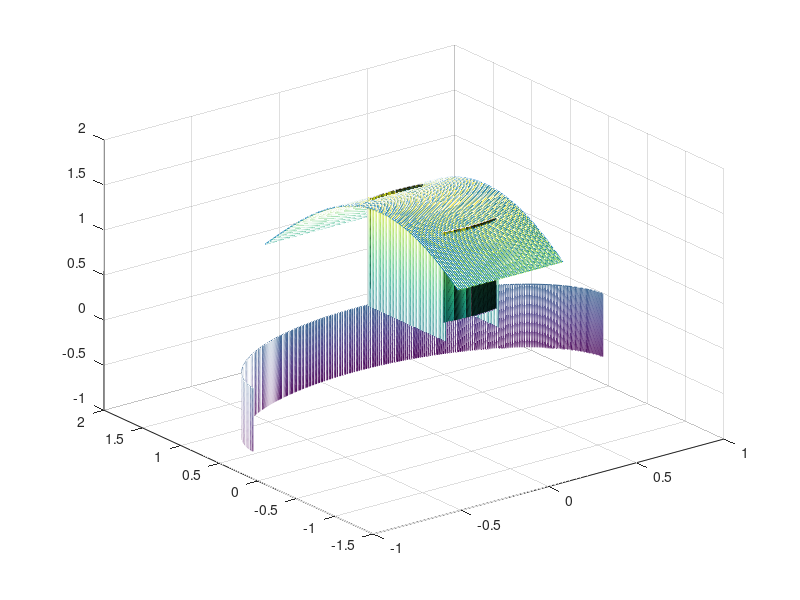

This chart was generated by the following MATLAB code:
%%%%%%%%%%%%%%%%%%%%%%%%%%%%%%%%%%%%%%%%%%%%%%%%%%%%%%%%%%%%%%%%%%%
%%%%%%%%%%%%%%%%%%%%%%%%%%%%%%%%%%%%%%%%%%%%%%%%%%%%%%%%%%%%%%%%%%%
%%
%% Arte con Octave
%%
%%%%%%%%%%%%%%%%%%%%%%%%%%%%%%%%%%%%%%%%%%%%%%%%%%%%%%%%%%%%%%%%%%%
%%%%%%%%%%%%%%%%%%%%%%%%%%%%%%%%%%%%%%%%%%%%%%%%%%%%%%%%%%%%%%%%%%%

figure
%%%%%%%%%%%%%%%%%%%%%%%%
%%%%%%%%%%%%%%%%%%%%%%%%
% Casco Romano
%%%%%%%%%%%%%%%%%%%%%%%%
%%%%%%%%%%%%%%%%%%%%%%%%
title('Casco romano')
[x y]=meshgrid(-1.5:0.01:1.5,-0.7:0.01:0);
mesh(sin(x),cos(x),y);
hold on
[theta r]=meshgrid(0:0.01:2*pi,0:0.01:1);
x=r.*cos(theta);
y=r.*sin(theta);
z=sqrt(1-x.^2-y.^2).*(x.^2+y.^2<1);
%mesh(x,y,z);
[x y]=meshgrid(-0.3:0.01:0,0.5:0.01:1.5);
surf(sin(x)/2,cos(x)/2,y);
surf(-sin(x)/2,cos(x)/2,y);
surf(-sin(x)/2,-cos(x)/2,y);
surf(sin(x)/2,-cos(x)/2,y);
[y z]=meshgrid(-0.5:0.01:0.5,0.3:0.01:1.5);
x=y.*0+z.*0+0.15;
x1=y.*0+z.*0-0.15;
mesh(x,y,z);
mesh(x1,y,z);
[x y]=meshgrid(-1.8:0.01:1.8,-0.1:0.01:-0.4);
mesh(sin(x),-cos(x).*y+0.3,y);
[x y]=meshgrid(-0.3:0.01:0.3,-1:0.01:1.5);
z1=sin(x);
z2=y;
z3=cos(y)+0.6;
mesh(z1,z2,z3);
ddz1=-sin(x);
ddz2=0+0.*x+0.*y;
ddz3=-cos(y);
quiver3(z1,z2,z3,-ddz1,-ddz2,-ddz3,1);
print('cascoromano','-dpdf')
hold off

return
figure
%%%%%%%%%%%%%%%%%%%%%%%%
%%%%%%%%%%%%%%%%%%%%%%%%
% Pingüino
%%%%%%%%%%%%%%%%%%%%%%%%
%%%%%%%%%%%%%%%%%%%%%%%%
title('Pingüino')
[x,y,z]=sphere(16);
surf(x,y,z,"facecolor","black")
hold on
surf(x,y,z,"facecolor", "black")
surf(x,y+2,z,"facecolor", "black")
surf(x,y+4,z,"facecolor", "black")
surf(x,y+6,z,"facecolor", "black")
surf(x,y+6,z-2,"facecolor", "black")
surf(x,y+8,z-2,"facecolor", "black")
surf(x,y,z-2,"facecolor", "black")
surf(x,y-2,z-2,"facecolor", "black")
surf(x,y-2,z-6,"facecolor", "black")
surf(x,y-2,z-4,"facecolor", "black")
surf(x,y+8,z-4,"facecolor", "black")
surf(x,y+8,z-6,"facecolor", "black")
surf(x,y-2,z-8,"facecolor", "black")
surf(x,y,z-8,"facecolor", "black")
surf(x,y+4,z-8,"facecolor", "black")
surf(x,y+6,z-8,"facecolor", "black")
surf(x,y+2,z-8,"facecolor", "black")
surf(x,y,z-6,"facecolor", "black")
surf(x,y+4,z-4,"facecolor", "black")
surf(x,y-2,z-10,"facecolor", "black")
surf(x,y-2,z-12,"facecolor", "black")
surf(x,y-2,z-14,"facecolor", "black")
surf(x,y-2,z-16,"facecolor", "black")
surf(x,y-4,z-12,"facecolor", "black")
surf(x,y-4,z-14,"facecolor", "black")
surf(x,y-4,z-16,"facecolor", "black")
surf(x,y-6,z-12,"facecolor", "black")
surf(x,y-6,z-14,"facecolor", "black")
surf(x,y-8,z-12,"facecolor", "black")
surf(x,y,z-8,"facecolor", "black")
surf(x,y,z-10,"facecolor", "black")
surf(x,y,z-12,"facecolor", "black")
surf(x,y,z-14,"facecolor", "black")
surf(x,y,z-16,"facecolor", "black")
surf(x,y,z-8,"facecolor", "black")
surf(x,y,z-10,"facecolor", "black")
surf(x,y,z-12,"facecolor", "black")
surf(x,y,z-14,"facecolor", "black")
surf(x,y-2,z-10,"facecolor", "black")
surf(x,y+10,z-4,"facecolor", "yellow")
surf(x,y-2,z-18,"facecolor", "black")
surf(x,y-2,z-20,"facecolor", "black")
surf(x,y-2,z-22,"facecolor", "black")
surf(x,y-4,z-18,"facecolor", "black")
surf(x,y-4,z-20,"facecolor", "black")
surf(x,y-6,z-18,"facecolor", "black")
surf(x,y+4,z-22,"facecolor","red")
surf(x,y+2,z-22,"facecolor","red")
surf(x,y+6,z-22,"facecolor","red")
surf(x,y,z-20,"facecolor","white")
surf(x,y,z-22,"facecolor","white")
surf(x,y+2,z-20,"facecolor","white")
surf(x,y,z-20,"facecolor","white")
surf(x,y,z-10,"facecolor", "black")
surf(x,y,z-12,"facecolor", "black")
surf(x,y,z-14,"facecolor", "black")
surf(x,y,z-16,"facecolor", "black")
surf(x,y,z-18,"facecolor", "black")
surf(x,y+2,z-20,"facecolor","white")
surf(x,y+2,z-10,"facecolor","white")
surf(x,y+2,z-12,"facecolor", "black")
surf(x,y+2,z-14,"facecolor", "black")
surf(x,y+2,z-16,"facecolor", "black")
surf(x,y+2,z-18,"facecolor","white")
surf(x,y+4,z-10,"facecolor","white")
surf(x,y+4,z-12,"facecolor","white")
surf(x,y+4,z-14,"facecolor","white")
surf(x,y+4,z-16,"facecolor","white")
surf(x,y+4,z-18,"facecolor","white")
surf(x,y+4,z-20,"facecolor","white")
surf(x,y+6,z-10,"facecolor","white")
surf(x,y+6,z-12,"facecolor","white")
surf(x,y+6,z-14,"facecolor","white")
surf(x,y+6,z-16,"facecolor","white")
surf(x,y+6,z-18,"facecolor","white")
surf(x,y+8,z-12,"facecolor","white")
surf(x,y+8,z-14,"facecolor","white")
surf(x,y+8,z-16,"facecolor","white")
[x y]=meshgrid(-2:0.1:2,-2:0.1:2);
z=(4-2*y.^2+3*x.^2)*exp(2-3*x.^2-(y.^2)/4)/400;
surf(x-8,y-9,z-23,"facecolor","blue")
surf(x-8,y+10,z-23,"facecolor","blue")
surf(x-8,y+5,z-23,"facecolor","blue")
surf(x-8,y-3,z-23,"facecolor","blue")
surf(x+6,y-9,z-23,"facecolor","blue")
surf(x+6,y+10,z-23,"facecolor","blue")
[x y]=meshgrid(-13:0.7:13,-13:0.7:13);
z=cos(x)/6+sin(y);
surf(x,y,z-23)
%print('pinguino','-dpdf')
hold off


%%%%%%%%%%%%%%%%%%%%%%%%
%%%%%%%%%%%%%%%%%%%%%%%%
% Tren
%%%%%%%%%%%%%%%%%%%%%%%%
%%%%%%%%%%%%%%%%%%%%%%%%

[x y]=meshgrid(0:0.1:1,0:0.1:1);
z=0*x+1;
surf(x,y,z);
hold on
[x y]=meshgrid(0:0.1:1,0:0.1:1);
z=0*x;
surf(x,y,z);
[y z]=meshgrid(0:0.1:1,0:0.1:1);
x=0*y+1;
surf(x,y,z)
[y z]=meshgrid(0:0.1:1,0:0.1:1);
x=0*y;
surf(x,y,z)
[x z]=meshgrid(0:0.1:1,0:0.1:1);
y=0*x;
surf(x,y,z);
[x z]=meshgrid(0:0.1:1,0:0.1:1);
y=0*x+1;
surf(x,y,z);
[x y]=meshgrid(0:0.1:1,0:0.1:0.5);
z=0*x+2;
surf(x,y,z);
[x y]=meshgrid(0:0.1:1,0:0.1:0.5);
z=0*x+1;
surf(x,y,z);
[y z]=meshgrid(0:0.1:0.5,1:0.1:2);
x=0*y+1;
surf(x,y,z)
[y z]=meshgrid(0:0.1:0.5,1:0.1:2);
x=0*y;
surf(x,y,z)
[x z]=meshgrid(0:0.1:1,1:0.1:2);
y=0*x;
surf(x,y,z);
[x z]=meshgrid(0:0.1:1,1:0.1:2);
y=0*x+0.5;
surf(x,y,z);
[x,y,z]=cylinder;
surf(x.*0.10+0.5,y.*0.10+0.2,z.*0.3+2)
[x,y,z]=sphere;
surf(x.*0.10+1,y.*0.10+0.2,z.*0.3)
[x,y,z]=sphere;
surf(x.*0.10+1,y.*0.10+0.8,z.*0.3)
[x,y,z]=sphere;
surf(x.*0.10,y.*0.10+0.2,z.*0.3)
[x,y,z]=sphere;
surf(x.*0.10,y.*0.10+0.8,z.*0.3)
[x y]=meshgrid(0:0.1:1,0:0.1:1);
z=0*x;
surf(x,y-2,z);
[y z]=meshgrid(0:0.1:1,0:0.1:1);
x=0*y+1;
surf(x,y-2,z)
[y z]=meshgrid(0:0.1:1,0:0.1:1);
x=0*y;
surf(x,y-2,z)
[x z]=meshgrid(0:0.1:1,0:0.1:1);
y=0*x;
surf(x,y-2,z);
[x z]=meshgrid(0:0.1:1,0:0.1:1);
y=0*x+1;
surf(x,y-2,z);
[x,y,z]=sphere;
surf(x.*0.10+1,y.*0.10-1.8,z.*0.3)
[x,y,z]=sphere;
surf(x.*0.10+1,y.*0.10-1.3,z.*0.3)
[x,y,z]=sphere;
surf(x.*0.10,y.*0.10-1.8,z.*0.3)
[x,y,z]=sphere;
surf(x.*0.10,y.*0.10-1.3,z.*0.3)
[x y]=meshgrid(0:0.1:1,0:0.1:1);
z=0*x+0.5;
surf(x,y-1,z);
[x,y,z]=sphere;
surf(x.*0.10+0.5,y.*0.10+0.2,z.*0.3+3)
[x,y,z]=sphere;
surf(x.*0.10+0.5,y.*0.10+0.1,z.*0.3+3.1)
[x,y,z]=sphere;
surf(x.*0.10+0.5,y.*0.10-0.1,z.*0.3+3)
[x,y,z]=sphere;
surf(x.*0.10+0.5,y.*0.10-0.8,z.*0.3+3)
[x,y,z]=sphere;
surf(x.*0.10+0.5,y.*0.10-1.3,z.*0.3+3)
print('tren','-dpdf')
hold off

figure
%%%%%%%%%%%%%%%%%%%%%%%%
%%%%%%%%%%%%%%%%%%%%%%%%
% Helado
%%%%%%%%%%%%%%%%%%%%%%%%
%%%%%%%%%%%%%%%%%%%%%%%%
[theta,r]=meshgrid(0:0.1:3*pi,0:0.1:1);
x=r.*cos(theta);
y=r.*sin(theta);
z=sqrt(x.^2+y.^2);
surf(x./2,y./2,z,"facecolor","yellow")
hold on
[x y z]=sphere;
surf(x./3-0.151,y./3-0.01,z./3+1.05,"facecolor","white")
surf(x./3-0.02,y./3-0.151,z./3+1.05,"facecolor","white")
surf(x./3+0.13,y./3+0.07,z./3+1.05,"facecolor","green")
print('helado','-dpdf')
hold off

figure
%%%%%%%%%%%%%%%%%%%%%%%%
%%%%%%%%%%%%%%%%%%%%%%%%
% Oso Panda
%%%%%%%%%%%%%%%%%%%%%%%%
%%%%%%%%%%%%%%%%%%%%%%%%

[x,y,z]=sphere;
surf(x,y,z,"facecolor","black");
hold on
surf(x*(0.7)-0.4,y*(0.7),z*(0.8),"facecolor","white");
surf(x*(0.5),y*(0.5),z*(0.5)+1.3,"facecolor","white");
surf(x*(0.15)-0.33,y*(0.15)+0.2,z*(0.18)+1.4,"facecolor","black");
surf(x*(0.15)-0.33,y*(0.15)-0.2,z*(0.18)+1.4,"facecolor","black");
surf(x*(0.09)-0.4,y*(0.09)+0.2,z*(0.09)+1.4,"facecolor","white");
surf(x*(0.09)-0.4,y*(0.09)-0.2,z*(0.09)+1.4,"facecolor","white");
surf(x*(0.2),y*(0.2)+0.3,z*(0.2)+1.62,"facecolor","black");
surf(x*(0.2),y*(0.2)-0.3,z*(0.2)+1.62,"facecolor","black");
surf(x*(0.09)-0.4,y*(0.2),z*(0.09)+1.2,"facecolor","black");
surf(x*(0.1),y*(0.3)+1,z*(0.2)+0.4,"facecolor", "black");
surf(x*(0.1),y*(0.3)-1,z*(0.2)+0.4,"facecolor", "black");
surf(x*(0.3),y*(0.25)+0.5,z*(0.5)-1,"facecolor","black");
surf(x*(0.3),y*(0.25)-0.5,z*(0.5)-1,"facecolor","black");
print('panda','-dpdf')
hold off


